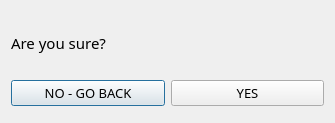
<?xml version="1.0" encoding="UTF-8"?>
<ui version="4.0">
 <class>dialog_confirm</class>
 <widget class="QDialog" name="dialog_confirm">
  <property name="geometry">
   <rect>
    <x>0</x>
    <y>0</y>
    <width>335</width>
    <height>123</height>
   </rect>
  </property>
  <property name="windowTitle">
   <string>MyBookMgr - Confirm Delete</string>
  </property>
  <layout class="QGridLayout" name="gridLayout">
   <item row="0" column="0">
    <widget class="QLabel" name="label">
     <property name="font">
      <font>
       <family>Gill Sans MT</family>
       <pointsize>11</pointsize>
      </font>
     </property>
     <property name="text">
      <string>Are you sure?</string>
     </property>
    </widget>
   </item>
   <item row="1" column="0">
    <layout class="QHBoxLayout" name="horizontalLayout">
     <item>
      <widget class="QPushButton" name="Cancel_button">
       <property name="font">
        <font>
         <family>Gill Sans MT</family>
         <pointsize>10</pointsize>
        </font>
       </property>
       <property name="text">
        <string>NO - GO BACK</string>
       </property>
      </widget>
     </item>
     <item>
      <widget class="QPushButton" name="OK_button">
       <property name="font">
        <font>
         <family>Gill Sans MT</family>
         <pointsize>10</pointsize>
        </font>
       </property>
       <property name="text">
        <string>YES</string>
       </property>
       <property name="flat">
        <bool>false</bool>
       </property>
      </widget>
     </item>
    </layout>
   </item>
   <item row="2" column="0">
    <widget class="QDialogButtonBox" name="buttonBox">
     <property name="autoFillBackground">
      <bool>false</bool>
     </property>
     <property name="orientation">
      <enum>Qt::Horizontal</enum>
     </property>
     <property name="standardButtons">
      <set>QDialogButtonBox::NoButton</set>
     </property>
     <property name="centerButtons">
      <bool>false</bool>
     </property>
    </widget>
   </item>
  </layout>
 </widget>
 <resources/>
 <connections>
  <connection>
   <sender>Cancel_button</sender>
   <signal>clicked()</signal>
   <receiver>dialog_confirm</receiver>
   <slot>reject()</slot>
   <hints>
    <hint type="sourcelabel">
     <x>76</x>
     <y>85</y>
    </hint>
    <hint type="destinationlabel">
     <x>82</x>
     <y>101</y>
    </hint>
   </hints>
  </connection>
  <connection>
   <sender>OK_button</sender>
   <signal>clicked()</signal>
   <receiver>dialog_confirm</receiver>
   <slot>accept()</slot>
   <hints>
    <hint type="sourcelabel">
     <x>147</x>
     <y>88</y>
    </hint>
    <hint type="destinationlabel">
     <x>158</x>
     <y>109</y>
    </hint>
   </hints>
  </connection>
 </connections>
</ui>
